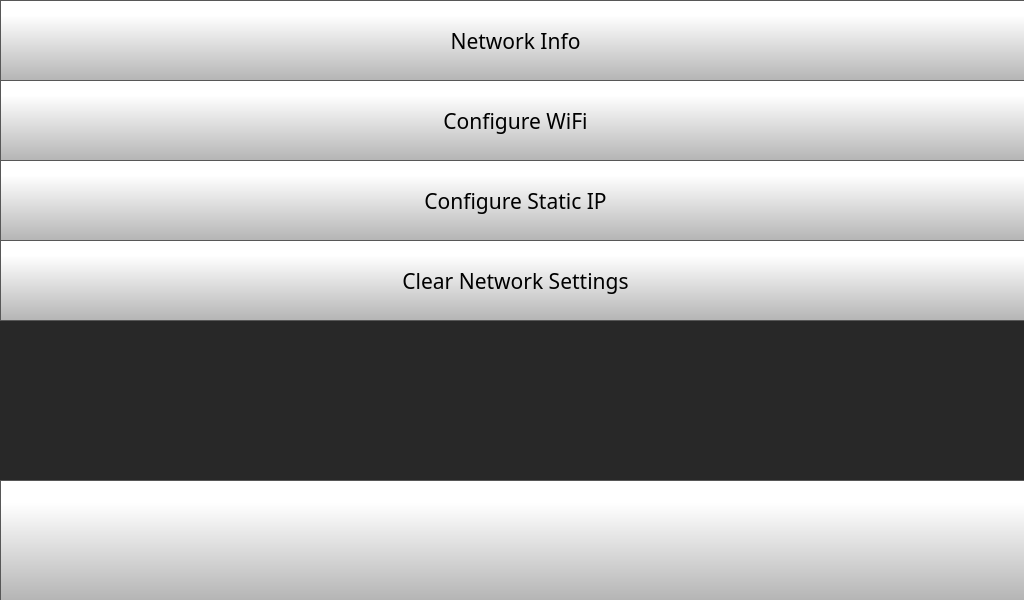
<?xml version="1.0" encoding="UTF-8"?>
<ui version="4.0">
 <class>network_settings</class>
 <widget class="QWidget" name="network_settings">
  <property name="geometry">
   <rect>
    <x>0</x>
    <y>0</y>
    <width>1024</width>
    <height>600</height>
   </rect>
  </property>
  <property name="windowTitle">
   <string>Form</string>
  </property>
  <widget class="QStackedWidget" name="stackedWidget">
   <property name="geometry">
    <rect>
     <x>0</x>
     <y>0</y>
     <width>1024</width>
     <height>600</height>
    </rect>
   </property>
   <property name="styleSheet">
    <string notr="true">background-color: rgb(40, 40, 40);</string>
   </property>
   <property name="currentIndex">
    <number>0</number>
   </property>
   <widget class="QWidget" name="networkSettingsPage">
    <widget class="QPushButton" name="networkInfoButton">
     <property name="geometry">
      <rect>
       <x>0</x>
       <y>0</y>
       <width>1031</width>
       <height>81</height>
      </rect>
     </property>
     <property name="minimumSize">
      <size>
       <width>0</width>
       <height>70</height>
      </size>
     </property>
     <property name="font">
      <font>
       <family>Gotham</family>
       <pointsize>16</pointsize>
      </font>
     </property>
     <property name="styleSheet">
      <string notr="true">QPushButton {
     border: 1px solid rgb(87, 87, 87);
	background-color: qlineargradient(spread:pad, x1:0, y1:1, x2:0, y2:0.188, stop:0 rgba(180, 180, 180, 255), stop:1 rgba(255, 255, 255, 255));


}

QPushButton:pressed {
    background-color: qlineargradient(x1: 0, y1: 0, x2: 0, y2: 1,
                                      stop: 0 #dadbde, stop: 1 #f6f7fa);
}

QPushButton:flat {
    border: none; /* no border for a flat push button */
}

QPushButton:default {
    border-color: navy; /* make the default button prominent */
}

QPushButton:focus {
	outline: none;
}</string>
     </property>
     <property name="text">
      <string>Network Info</string>
     </property>
     <property name="iconSize">
      <size>
       <width>40</width>
       <height>40</height>
      </size>
     </property>
    </widget>
    <widget class="QPushButton" name="configureStaticIPButton">
     <property name="geometry">
      <rect>
       <x>0</x>
       <y>160</y>
       <width>1031</width>
       <height>81</height>
      </rect>
     </property>
     <property name="minimumSize">
      <size>
       <width>0</width>
       <height>70</height>
      </size>
     </property>
     <property name="font">
      <font>
       <family>Gotham</family>
       <pointsize>16</pointsize>
      </font>
     </property>
     <property name="styleSheet">
      <string notr="true">QPushButton {
     border: 1px solid rgb(87, 87, 87);
	background-color: qlineargradient(spread:pad, x1:0, y1:1, x2:0, y2:0.188, stop:0 rgba(180, 180, 180, 255), stop:1 rgba(255, 255, 255, 255));


}

QPushButton:pressed {
    background-color: qlineargradient(x1: 0, y1: 0, x2: 0, y2: 1,
                                      stop: 0 #dadbde, stop: 1 #f6f7fa);
}

QPushButton:flat {
    border: none; /* no border for a flat push button */
}

QPushButton:default {
    border-color: navy; /* make the default button prominent */
}

QPushButton:focus {
	outline: none;
}</string>
     </property>
     <property name="text">
      <string>Configure Static IP</string>
     </property>
     <property name="iconSize">
      <size>
       <width>40</width>
       <height>40</height>
      </size>
     </property>
    </widget>
    <widget class="QPushButton" name="networkSettingsBackButton">
     <property name="geometry">
      <rect>
       <x>0</x>
       <y>480</y>
       <width>1031</width>
       <height>121</height>
      </rect>
     </property>
     <property name="minimumSize">
      <size>
       <width>0</width>
       <height>0</height>
      </size>
     </property>
     <property name="font">
      <font>
       <family>Gotham</family>
       <pointsize>16</pointsize>
      </font>
     </property>
     <property name="styleSheet">
      <string notr="true">QPushButton {
     border: 1px solid rgb(87, 87, 87);
	background-color: qlineargradient(spread:pad, x1:0, y1:1, x2:0, y2:0.188, stop:0 rgba(180, 180, 180, 255), stop:1 rgba(255, 255, 255, 255));


}

QPushButton:pressed {
    background-color: qlineargradient(x1: 0, y1: 0, x2: 0, y2: 1,
                                      stop: 0 #dadbde, stop: 1 #f6f7fa);
}

QPushButton:flat {
    border: none; /* no border for a flat push button */
}

QPushButton:default {
    border-color: navy; /* make the default button prominent */
}</string>
     </property>
     <property name="text">
      <string/>
     </property>
     <property name="icon">
      <iconset resource="../../resources/resource.qrc">
       <normaloff>:/Navigation/img/Navigation/arrows-4.png</normaloff>:/Navigation/img/Navigation/arrows-4.png</iconset>
     </property>
     <property name="iconSize">
      <size>
       <width>50</width>
       <height>50</height>
      </size>
     </property>
     <property name="checkable">
      <bool>false</bool>
     </property>
     <property name="autoDefault">
      <bool>false</bool>
     </property>
     <property name="default">
      <bool>false</bool>
     </property>
     <property name="flat">
      <bool>false</bool>
     </property>
    </widget>
    <widget class="QPushButton" name="configureWifiButton">
     <property name="geometry">
      <rect>
       <x>0</x>
       <y>80</y>
       <width>1031</width>
       <height>81</height>
      </rect>
     </property>
     <property name="minimumSize">
      <size>
       <width>0</width>
       <height>70</height>
      </size>
     </property>
     <property name="font">
      <font>
       <family>Gotham</family>
       <pointsize>16</pointsize>
      </font>
     </property>
     <property name="styleSheet">
      <string notr="true">QPushButton {
     border: 1px solid rgb(87, 87, 87);
	background-color: qlineargradient(spread:pad, x1:0, y1:1, x2:0, y2:0.188, stop:0 rgba(180, 180, 180, 255), stop:1 rgba(255, 255, 255, 255));


}

QPushButton:pressed {
    background-color: qlineargradient(x1: 0, y1: 0, x2: 0, y2: 1,
                                      stop: 0 #dadbde, stop: 1 #f6f7fa);
}

QPushButton:flat {
    border: none; /* no border for a flat push button */
}

QPushButton:default {
    border-color: navy; /* make the default button prominent */
}

QPushButton:focus {
	outline: none;
}</string>
     </property>
     <property name="text">
      <string>Configure WiFi</string>
     </property>
     <property name="iconSize">
      <size>
       <width>40</width>
       <height>40</height>
      </size>
     </property>
    </widget>
    <widget class="QPushButton" name="clearNetworkSettingsButton">
     <property name="geometry">
      <rect>
       <x>0</x>
       <y>240</y>
       <width>1031</width>
       <height>81</height>
      </rect>
     </property>
     <property name="minimumSize">
      <size>
       <width>0</width>
       <height>70</height>
      </size>
     </property>
     <property name="font">
      <font>
       <family>Gotham</family>
       <pointsize>16</pointsize>
      </font>
     </property>
     <property name="styleSheet">
      <string notr="true">QPushButton {
     border: 1px solid rgb(87, 87, 87);
	background-color: qlineargradient(spread:pad, x1:0, y1:1, x2:0, y2:0.188, stop:0 rgba(180, 180, 180, 255), stop:1 rgba(255, 255, 255, 255));


}

QPushButton:pressed {
    background-color: qlineargradient(x1: 0, y1: 0, x2: 0, y2: 1,
                                      stop: 0 #dadbde, stop: 1 #f6f7fa);
}

QPushButton:flat {
    border: none; /* no border for a flat push button */
}

QPushButton:default {
    border-color: navy; /* make the default button prominent */
}

QPushButton:focus {
	outline: none;
}</string>
     </property>
     <property name="text">
      <string>Clear Network Settings</string>
     </property>
     <property name="iconSize">
      <size>
       <width>40</width>
       <height>40</height>
      </size>
     </property>
    </widget>
   </widget>
   <widget class="QWidget" name="staticIPSettingsPage">
    <widget class="QPushButton" name="staticIPSettingsCancelButton">
     <property name="geometry">
      <rect>
       <x>400</x>
       <y>360</y>
       <width>411</width>
       <height>121</height>
      </rect>
     </property>
     <property name="font">
      <font>
       <family>Gotham</family>
       <pointsize>16</pointsize>
      </font>
     </property>
     <property name="contextMenuPolicy">
      <enum>Qt::NoContextMenu</enum>
     </property>
     <property name="styleSheet">
      <string notr="true">QPushButton {
     border: 1px solid rgb(87, 87, 87);
	background-color: qlineargradient(spread:pad, x1:0, y1:1, x2:0, y2:0.188, stop:0 rgba(180, 180, 180, 255), stop:1 rgba(255, 255, 255, 255));


}

QPushButton:pressed {
    background-color: qlineargradient(x1: 0, y1: 0, x2: 0, y2: 1,
                                      stop: 0 #dadbde, stop: 1 #f6f7fa);
}

QPushButton:flat {
    border: none; /* no border for a flat push button */
}

QPushButton:default {
    border-color: navy; /* make the default button prominent */
}

QPushButton:focus {
	outline: none;
}</string>
     </property>
     <property name="text">
      <string>Cancel</string>
     </property>
     <property name="iconSize">
      <size>
       <width>50</width>
       <height>50</height>
      </size>
     </property>
    </widget>
    <widget class="QWidget" name="ethStaticSettings" native="true">
     <property name="geometry">
      <rect>
       <x>0</x>
       <y>120</y>
       <width>801</width>
       <height>211</height>
      </rect>
     </property>
     <property name="font">
      <font>
       <pointsize>16</pointsize>
      </font>
     </property>
     <widget class="QPushButton" name="staticIPGatewayKeyboardButton">
      <property name="geometry">
       <rect>
        <x>690</x>
        <y>80</y>
        <width>111</width>
        <height>51</height>
       </rect>
      </property>
      <property name="font">
       <font>
        <family>MS Shell Dlg 2</family>
        <pointsize>16</pointsize>
        <weight>75</weight>
        <bold>true</bold>
       </font>
      </property>
      <property name="contextMenuPolicy">
       <enum>Qt::NoContextMenu</enum>
      </property>
      <property name="styleSheet">
       <string notr="true">QPushButton {
     border: 1px solid rgb(0, 0, 0);
	background-color: qlineargradient(spread:pad, x1:0, y1:1, x2:0, y2:0.188, stop:0 rgba(180, 180, 180, 255), stop:1 rgba(255, 255, 255, 255));


}

QPushButton:pressed {
    background-color: qlineargradient(x1: 0, y1: 0, x2: 0, y2: 1,
                                      stop: 0 #dadbde, stop: 1 #f6f7fa);
}

QPushButton:flat {
    border: none; /* no border for a flat push button */
}

QPushButton:default {
    border-color: navy; /* make the default button prominent */
}

QPushButton:focus {
	outline: none;
}</string>
      </property>
      <property name="text">
       <string>...</string>
      </property>
      <property name="iconSize">
       <size>
        <width>40</width>
        <height>40</height>
       </size>
      </property>
     </widget>
     <widget class="QLabel" name="staticIPGatewayLabel">
      <property name="geometry">
       <rect>
        <x>10</x>
        <y>90</y>
        <width>110</width>
        <height>30</height>
       </rect>
      </property>
      <property name="font">
       <font>
        <family>MS Shell Dlg 2</family>
        <pointsize>16</pointsize>
        <weight>50</weight>
        <bold>false</bold>
       </font>
      </property>
      <property name="contextMenuPolicy">
       <enum>Qt::NoContextMenu</enum>
      </property>
      <property name="styleSheet">
       <string notr="true">color: rgb(255, 255, 255);</string>
      </property>
      <property name="text">
       <string>Gateway</string>
      </property>
     </widget>
     <widget class="QPushButton" name="staticIPKeyboardButton">
      <property name="enabled">
       <bool>true</bool>
      </property>
      <property name="geometry">
       <rect>
        <x>690</x>
        <y>10</y>
        <width>111</width>
        <height>51</height>
       </rect>
      </property>
      <property name="font">
       <font>
        <family>MS Shell Dlg 2</family>
        <pointsize>16</pointsize>
        <weight>75</weight>
        <bold>true</bold>
       </font>
      </property>
      <property name="contextMenuPolicy">
       <enum>Qt::NoContextMenu</enum>
      </property>
      <property name="autoFillBackground">
       <bool>false</bool>
      </property>
      <property name="styleSheet">
       <string notr="true">QPushButton {
     border: 1px solid rgb(0, 0, 0);
	background-color: qlineargradient(spread:pad, x1:0, y1:1, x2:0, y2:0.188, stop:0 rgba(180, 180, 180, 255), stop:1 rgba(255, 255, 255, 255));


}

QPushButton:pressed {
    background-color: qlineargradient(x1: 0, y1: 0, x2: 0, y2: 1,
                                      stop: 0 #dadbde, stop: 1 #f6f7fa);
}

QPushButton:flat {
    border: none; /* no border for a flat push button */
}

QPushButton:default {
    border-color: navy; /* make the default button prominent */
}

QPushButton:focus {
	outline: none;
}</string>
      </property>
      <property name="text">
       <string>...</string>
      </property>
      <property name="iconSize">
       <size>
        <width>40</width>
        <height>40</height>
       </size>
      </property>
     </widget>
     <widget class="QLabel" name="staticIPLabel">
      <property name="geometry">
       <rect>
        <x>10</x>
        <y>20</y>
        <width>151</width>
        <height>30</height>
       </rect>
      </property>
      <property name="font">
       <font>
        <family>MS Shell Dlg 2</family>
        <pointsize>16</pointsize>
        <weight>50</weight>
        <bold>false</bold>
       </font>
      </property>
      <property name="contextMenuPolicy">
       <enum>Qt::NoContextMenu</enum>
      </property>
      <property name="styleSheet">
       <string notr="true">color: rgb(255, 255, 255);</string>
      </property>
      <property name="text">
       <string>IP Address</string>
      </property>
     </widget>
     <widget class="QPushButton" name="staticIPNameServerKeyboardButton">
      <property name="geometry">
       <rect>
        <x>690</x>
        <y>150</y>
        <width>111</width>
        <height>51</height>
       </rect>
      </property>
      <property name="font">
       <font>
        <family>MS Shell Dlg 2</family>
        <pointsize>16</pointsize>
        <weight>75</weight>
        <bold>true</bold>
       </font>
      </property>
      <property name="contextMenuPolicy">
       <enum>Qt::NoContextMenu</enum>
      </property>
      <property name="styleSheet">
       <string notr="true">QPushButton {
     border: 1px solid rgb(0, 0, 0);
	background-color: qlineargradient(spread:pad, x1:0, y1:1, x2:0, y2:0.188, stop:0 rgba(180, 180, 180, 255), stop:1 rgba(255, 255, 255, 255));


}

QPushButton:pressed {
    background-color: qlineargradient(x1: 0, y1: 0, x2: 0, y2: 1,
                                      stop: 0 #dadbde, stop: 1 #f6f7fa);
}

QPushButton:flat {
    border: none; /* no border for a flat push button */
}

QPushButton:default {
    border-color: navy; /* make the default button prominent */
}

QPushButton:focus {
	outline: none;
}</string>
      </property>
      <property name="text">
       <string>...</string>
      </property>
      <property name="iconSize">
       <size>
        <width>40</width>
        <height>40</height>
       </size>
      </property>
     </widget>
     <widget class="QLabel" name="staticIPNameServerLabel">
      <property name="geometry">
       <rect>
        <x>10</x>
        <y>160</y>
        <width>181</width>
        <height>30</height>
       </rect>
      </property>
      <property name="font">
       <font>
        <family>MS Shell Dlg 2</family>
        <pointsize>16</pointsize>
        <weight>50</weight>
        <bold>false</bold>
       </font>
      </property>
      <property name="contextMenuPolicy">
       <enum>Qt::NoContextMenu</enum>
      </property>
      <property name="styleSheet">
       <string notr="true">color: rgb(255, 255, 255);</string>
      </property>
      <property name="text">
       <string>Name Servers</string>
      </property>
     </widget>
    </widget>
    <widget class="QPushButton" name="deleteStaticIPSettingsButton">
     <property name="enabled">
      <bool>true</bool>
     </property>
     <property name="geometry">
      <rect>
       <x>640</x>
       <y>0</y>
       <width>171</width>
       <height>91</height>
      </rect>
     </property>
     <property name="font">
      <font>
       <family>MS Shell Dlg 2</family>
       <pointsize>18</pointsize>
       <weight>75</weight>
       <bold>true</bold>
      </font>
     </property>
     <property name="contextMenuPolicy">
      <enum>Qt::NoContextMenu</enum>
     </property>
     <property name="autoFillBackground">
      <bool>false</bool>
     </property>
     <property name="styleSheet">
      <string notr="true">QPushButton {
     border: 1px solid rgb(0, 0, 0);
	background-color: qlineargradient(spread:pad, x1:0, y1:1, x2:0, y2:0.188, stop:0 rgba(180, 180, 180, 255), stop:1 rgba(255, 255, 255, 255));


}

QPushButton:pressed {
    background-color: qlineargradient(x1: 0, y1: 0, x2: 0, y2: 1,
                                      stop: 0 #dadbde, stop: 1 #f6f7fa);
}

QPushButton:flat {
    border: none; /* no border for a flat push button */
}

QPushButton:default {
    border-color: navy; /* make the default button prominent */
}

QPushButton:focus {
	outline: none;
}</string>
     </property>
     <property name="text">
      <string/>
     </property>
     <property name="icon">
      <iconset resource="../../resources/resource.qrc">
       <normaloff>:/Icons/img/icons/delete.png</normaloff>:/Icons/img/icons/delete.png</iconset>
     </property>
     <property name="iconSize">
      <size>
       <width>40</width>
       <height>40</height>
      </size>
     </property>
    </widget>
    <widget class="QPushButton" name="staticIPSettingsDoneButton">
     <property name="geometry">
      <rect>
       <x>0</x>
       <y>360</y>
       <width>401</width>
       <height>121</height>
      </rect>
     </property>
     <property name="font">
      <font>
       <family>Gotham</family>
       <pointsize>16</pointsize>
      </font>
     </property>
     <property name="contextMenuPolicy">
      <enum>Qt::NoContextMenu</enum>
     </property>
     <property name="styleSheet">
      <string notr="true">QPushButton {
     border: 1px solid rgb(87, 87, 87);
	background-color: qlineargradient(spread:pad, x1:0, y1:1, x2:0, y2:0.188, stop:0 rgba(180, 180, 180, 255), stop:1 rgba(255, 255, 255, 255));


}

QPushButton:pressed {
    background-color: qlineargradient(x1: 0, y1: 0, x2: 0, y2: 1,
                                      stop: 0 #dadbde, stop: 1 #f6f7fa);
}

QPushButton:flat {
    border: none; /* no border for a flat push button */
}

QPushButton:default {
    border-color: navy; /* make the default button prominent */
}

QPushButton:focus {
	outline: none;
}</string>
     </property>
     <property name="text">
      <string>Done</string>
     </property>
     <property name="iconSize">
      <size>
       <width>40</width>
       <height>40</height>
      </size>
     </property>
    </widget>
    <widget class="QComboBox" name="staticIPComboBox">
     <property name="geometry">
      <rect>
       <x>210</x>
       <y>10</y>
       <width>301</width>
       <height>71</height>
      </rect>
     </property>
     <property name="font">
      <font>
       <family>Gotham</family>
       <pointsize>16</pointsize>
      </font>
     </property>
     <property name="contextMenuPolicy">
      <enum>Qt::NoContextMenu</enum>
     </property>
     <property name="styleSheet">
      <string notr="true"> QScrollBar:vertical {
     border: 1px solid black;
border-radius: 5px;
    background-color: rgb(40,40,40);
     width: 60px;
     margin: 67px 0 67px 0;
 }

/* Sets up the color and height of handle */
QScrollBar::handle:vertical {
border-radius: 5px;
background: qlineargradient(spread:pad, x1:0, y1:1, x2:0, y2:0.188, stop:0 rgba(180, 180, 180, 255), stop:1 rgba(255, 255, 255, 255));
min-height: 7px;
}


QScrollBar::add-line:vertical {
     border: 1px solid black;
background: qlineargradient(spread:pad, x1:0, y1:1, x2:0, y2:0.188, stop:0 rgba(180, 180, 180, 255), stop:1 rgba(255, 255, 255, 255));
     height:65px;
border-radius: 5px;
     subcontrol-position: bottom;
     subcontrol-origin: margin;
 }

 QScrollBar::sub-line:vertical {
     border: 1px solid black;
background: qlineargradient(spread:pad, x1:0, y1:1, x2:0, y2:0.188, stop:0 rgba(180, 180, 180, 255), stop:1 rgba(255, 255, 255, 255));
     height: 65px;
border-radius: 5px;
     subcontrol-position: top;
     subcontrol-origin: margin;
 }

QScrollBar::up-arrow:vertical {
 image: url(./templates/img/arrows.png);
    width: 40px;
    height: 40px;
 padding: 5px;
 }
QScrollBar::down-arrow:vertical {
	image: url(:/Navigation/img/Navigation/arrows-5.png);
    width: 40px;
    height: 40px;
 padding: 5px;
 }

/* need this to get rid of crosshatching on scrollbar background */
QScrollBar::add-page:vertical, QScrollBar::sub-page:vertical {
background: none;
}

QComboBox {
border: 1px solid black;
    padding: 0px 18px 0px 3px;
    min-width: 6em;

}

QComboBox::item {
	color: rgb(0, 0, 0);
}

QComboBox:editable {
    background: white;
}

QComboBox:!editable, QComboBox::drop-down:editable {
background: white;
}

/* QComboBox gets the &quot;on&quot; state when the popup is open */
QComboBox:!editable:on, QComboBox::drop-down:editable:on {
background: white;
}


QComboBox::drop-down {
border-left: 1px solid black;
border-right: 1px solid black;
	background-color: qlineargradient(spread:pad, x1:0, y1:1, x2:0, y2:0.188, stop:0 rgba(180, 180, 180, 255), stop:1 rgba(255, 255, 255, 255));
    width: 60px;
     height: 70px;

}

QComboBox::down-arrow {

	image: url(:/Navigation/img/Navigation/arrows-5.png);
width: 30px;
height: 30px;

}


QComboBox QAbstractItemView {
    selection-background-color: rgb(40, 40, 40);
    background: white;
}</string>
     </property>
     <property name="editable">
      <bool>false</bool>
     </property>
     <property name="maxVisibleItems">
      <number>8</number>
     </property>
     <property name="iconSize">
      <size>
       <width>30</width>
       <height>30</height>
      </size>
     </property>
    </widget>
    <widget class="QLabel" name="staticIPINterfaceLabel">
     <property name="geometry">
      <rect>
       <x>20</x>
       <y>30</y>
       <width>171</width>
       <height>30</height>
      </rect>
     </property>
     <property name="font">
      <font>
       <family>MS Shell Dlg 2</family>
       <pointsize>16</pointsize>
       <weight>50</weight>
       <bold>false</bold>
      </font>
     </property>
     <property name="contextMenuPolicy">
      <enum>Qt::NoContextMenu</enum>
     </property>
     <property name="styleSheet">
      <string notr="true">color: rgb(255, 255, 255);</string>
     </property>
     <property name="text">
      <string>Interface</string>
     </property>
    </widget>
   </widget>
   <widget class="QWidget" name="wifiSettingsPage">
    <widget class="QCheckBox" name="hiddenCheckBox">
     <property name="geometry">
      <rect>
       <x>10</x>
       <y>130</y>
       <width>161</width>
       <height>41</height>
      </rect>
     </property>
     <property name="font">
      <font>
       <family>Gotham</family>
       <pointsize>16</pointsize>
      </font>
     </property>
     <property name="styleSheet">
      <string notr="true">QCheckBox {
	color: rgb(255, 255, 255);
}

QCheckBox::indicator {
    width: 25px;
    height: 25px;
}

QCheckBox::indicator:checked {
    image: url(:/Icons/img/icons/check-box.png)
}
QCheckBox::indicator:unchecked {
    image: url(:/Icons/img/icons/blank-check-box.png);
}



</string>
     </property>
     <property name="text">
      <string>Hidden </string>
     </property>
     <property name="iconSize">
      <size>
       <width>40</width>
       <height>40</height>
      </size>
     </property>
     <property name="checked">
      <bool>false</bool>
     </property>
    </widget>
    <widget class="QPushButton" name="wifiSettingsCancelButton">
     <property name="geometry">
      <rect>
       <x>400</x>
       <y>360</y>
       <width>401</width>
       <height>121</height>
      </rect>
     </property>
     <property name="font">
      <font>
       <family>Gotham</family>
       <pointsize>16</pointsize>
      </font>
     </property>
     <property name="styleSheet">
      <string notr="true">QPushButton {
     border: 1px solid rgb(87, 87, 87);
	background-color: qlineargradient(spread:pad, x1:0, y1:1, x2:0, y2:0.188, stop:0 rgba(180, 180, 180, 255), stop:1 rgba(255, 255, 255, 255));


}

QPushButton:pressed {
    background-color: qlineargradient(x1: 0, y1: 0, x2: 0, y2: 1,
                                      stop: 0 #dadbde, stop: 1 #f6f7fa);
}

QPushButton:flat {
    border: none; /* no border for a flat push button */
}

QPushButton:default {
    border-color: navy; /* make the default button prominent */
}

QPushButton:focus {
	outline: none;
}</string>
     </property>
     <property name="text">
      <string>Cancel</string>
     </property>
     <property name="iconSize">
      <size>
       <width>40</width>
       <height>40</height>
      </size>
     </property>
    </widget>
    <widget class="QComboBox" name="wifiSettingsComboBox">
     <property name="geometry">
      <rect>
       <x>0</x>
       <y>70</y>
       <width>701</width>
       <height>51</height>
      </rect>
     </property>
     <property name="font">
      <font>
       <family>Gotham</family>
       <pointsize>16</pointsize>
      </font>
     </property>
     <property name="styleSheet">
      <string notr="true"> QScrollBar:vertical {
     border: 1px solid black;
border-radius: 5px;
    background-color: rgb(40,40,40);
     width: 60px;
     margin: 67px 0 67px 0;
 }

/* Sets up the color and height of handle */
QScrollBar::handle:vertical {
border-radius: 5px;
background: qlineargradient(spread:pad, x1:0, y1:1, x2:0, y2:0.188, stop:0 rgba(180, 180, 180, 255), stop:1 rgba(255, 255, 255, 255));
min-height: 7px;
}


QScrollBar::add-line:vertical {
     border: 1px solid black;
background: qlineargradient(spread:pad, x1:0, y1:1, x2:0, y2:0.188, stop:0 rgba(180, 180, 180, 255), stop:1 rgba(255, 255, 255, 255));
     height:65px;
border-radius: 5px;
     subcontrol-position: bottom;
     subcontrol-origin: margin;
 }

 QScrollBar::sub-line:vertical {
     border: 1px solid black;
background: qlineargradient(spread:pad, x1:0, y1:1, x2:0, y2:0.188, stop:0 rgba(180, 180, 180, 255), stop:1 rgba(255, 255, 255, 255));
     height: 65px;
border-radius: 5px;
     subcontrol-position: top;
     subcontrol-origin: margin;
 }

QScrollBar::up-arrow:vertical {
 image: url(:/Navigation/img/Navigation/arrows.png);
    width: 40px;
    height: 40px;
 padding: 5px;
 }
QScrollBar::down-arrow:vertical {
 image: url(:/Navigation/img/Navigation/arrows-5.png);
    width: 40px;
    height: 40px;
 padding: 5px;
 }

/* need this to get rid of crosshatching on scrollbar background */
QScrollBar::add-page:vertical, QScrollBar::sub-page:vertical {
background: none;
}

QComboBox {
border: 1px solid black;
    padding: 0px 18px 0px 3px;
    min-width: 6em;

}

QComboBox::item {
	color: rgb(0, 0, 0);
}

QComboBox:editable {
    background: white;
}

QComboBox:!editable, QComboBox::drop-down:editable {
background: white;
}

/* QComboBox gets the &quot;on&quot; state when the popup is open */
QComboBox:!editable:on, QComboBox::drop-down:editable:on {
background: white;
}


QComboBox::drop-down {
border-left: 1px solid black;
border-right: 1px solid black;
	background-color: qlineargradient(spread:pad, x1:0, y1:1, x2:0, y2:0.188, stop:0 rgba(180, 180, 180, 255), stop:1 rgba(255, 255, 255, 255));
    width: 60px;
     height: 50px;

}

QComboBox::down-arrow {

image: url(:/Navigation/img/Navigation/arrows-5.png);
width: 30px;
height: 30px;

}


QComboBox QAbstractItemView {
    selection-background-color: rgb(40, 40, 40);
    background: white;
}</string>
     </property>
     <property name="editable">
      <bool>false</bool>
     </property>
     <property name="maxVisibleItems">
      <number>8</number>
     </property>
     <property name="iconSize">
      <size>
       <width>30</width>
       <height>30</height>
      </size>
     </property>
    </widget>
    <widget class="QLabel" name="ssidlabel">
     <property name="geometry">
      <rect>
       <x>0</x>
       <y>0</y>
       <width>461</width>
       <height>51</height>
      </rect>
     </property>
     <property name="font">
      <font>
       <family>Gotham Light</family>
       <pointsize>16</pointsize>
       <weight>50</weight>
       <bold>false</bold>
      </font>
     </property>
     <property name="styleSheet">
      <string notr="true">color: rgb(255, 255, 255);</string>
     </property>
     <property name="text">
      <string>Enter SSID:</string>
     </property>
    </widget>
    <widget class="QPushButton" name="wifiSettingsDoneButton">
     <property name="geometry">
      <rect>
       <x>0</x>
       <y>360</y>
       <width>401</width>
       <height>121</height>
      </rect>
     </property>
     <property name="font">
      <font>
       <family>Gotham</family>
       <pointsize>16</pointsize>
      </font>
     </property>
     <property name="styleSheet">
      <string notr="true">QPushButton {
     border: 1px solid rgb(87, 87, 87);
	background-color: qlineargradient(spread:pad, x1:0, y1:1, x2:0, y2:0.188, stop:0 rgba(180, 180, 180, 255), stop:1 rgba(255, 255, 255, 255));


}

QPushButton:pressed {
    background-color: qlineargradient(x1: 0, y1: 0, x2: 0, y2: 1,
                                      stop: 0 #dadbde, stop: 1 #f6f7fa);
}

QPushButton:flat {
    border: none; /* no border for a flat push button */
}

QPushButton:default {
    border-color: navy; /* make the default button prominent */
}

QPushButton:focus {
	outline: none;
}</string>
     </property>
     <property name="text">
      <string>Done</string>
     </property>
     <property name="iconSize">
      <size>
       <width>40</width>
       <height>40</height>
      </size>
     </property>
    </widget>
    <widget class="QPushButton" name="wifiSettingsSSIDKeyboardButton">
     <property name="geometry">
      <rect>
       <x>700</x>
       <y>70</y>
       <width>101</width>
       <height>51</height>
      </rect>
     </property>
     <property name="font">
      <font>
       <family>Gotham</family>
       <pointsize>16</pointsize>
      </font>
     </property>
     <property name="styleSheet">
      <string notr="true">QPushButton {
     border: 1px solid rgb(0, 0, 0);
	background-color: qlineargradient(spread:pad, x1:0, y1:1, x2:0, y2:0.188, stop:0 rgba(180, 180, 180, 255), stop:1 rgba(255, 255, 255, 255));


}

QPushButton:pressed {
    background-color: qlineargradient(x1: 0, y1: 0, x2: 0, y2: 1,
                                      stop: 0 #dadbde, stop: 1 #f6f7fa);
}

QPushButton:flat {
    border: none; /* no border for a flat push button */
}

QPushButton:default {
    border-color: navy; /* make the default button prominent */
}

QPushButton:focus {
	outline: none;
}</string>
     </property>
     <property name="text">
      <string>...</string>
     </property>
     <property name="iconSize">
      <size>
       <width>40</width>
       <height>40</height>
      </size>
     </property>
    </widget>
    <widget class="QLabel" name="passwordlabel">
     <property name="geometry">
      <rect>
       <x>10</x>
       <y>180</y>
       <width>791</width>
       <height>31</height>
      </rect>
     </property>
     <property name="font">
      <font>
       <family>Gotham Light</family>
       <pointsize>16</pointsize>
       <weight>50</weight>
       <bold>false</bold>
      </font>
     </property>
     <property name="styleSheet">
      <string notr="true">color: rgb(255, 255, 255);</string>
     </property>
     <property name="text">
      <string>Enter Password:</string>
     </property>
    </widget>
   </widget>
   <widget class="QWidget" name="networkInfoPage">
    <widget class="QPushButton" name="networkInfoBackButton">
     <property name="geometry">
      <rect>
       <x>0</x>
       <y>390</y>
       <width>801</width>
       <height>91</height>
      </rect>
     </property>
     <property name="minimumSize">
      <size>
       <width>0</width>
       <height>0</height>
      </size>
     </property>
     <property name="font">
      <font>
       <family>Gotham</family>
       <pointsize>16</pointsize>
      </font>
     </property>
     <property name="styleSheet">
      <string notr="true">QPushButton {
     border: 1px solid rgb(87, 87, 87);
	background-color: qlineargradient(spread:pad, x1:0, y1:1, x2:0, y2:0.188, stop:0 rgba(180, 180, 180, 255), stop:1 rgba(255, 255, 255, 255));


}

QPushButton:pressed {
    background-color: qlineargradient(x1: 0, y1: 0, x2: 0, y2: 1,
                                      stop: 0 #dadbde, stop: 1 #f6f7fa);
}

QPushButton:flat {
    border: none; /* no border for a flat push button */
}

QPushButton:default {
    border-color: navy; /* make the default button prominent */
}</string>
     </property>
     <property name="text">
      <string/>
     </property>
     <property name="icon">
      <iconset resource="../../resources/resource.qrc">
       <normaloff>:/Navigation/img/Navigation/arrows-4.png</normaloff>:/Navigation/img/Navigation/arrows-4.png</iconset>
     </property>
     <property name="iconSize">
      <size>
       <width>50</width>
       <height>50</height>
      </size>
     </property>
     <property name="checkable">
      <bool>false</bool>
     </property>
     <property name="autoDefault">
      <bool>false</bool>
     </property>
     <property name="default">
      <bool>false</bool>
     </property>
     <property name="flat">
      <bool>false</bool>
     </property>
    </widget>
    <widget class="QLabel" name="QRCodeBackground">
     <property name="geometry">
      <rect>
       <x>530</x>
       <y>80</y>
       <width>250</width>
       <height>250</height>
      </rect>
     </property>
     <property name="font">
      <font>
       <pointsize>20</pointsize>
      </font>
     </property>
     <property name="styleSheet">
      <string notr="true">background-color: rgb(255, 255, 255);</string>
     </property>
     <property name="text">
      <string/>
     </property>
    </widget>
    <widget class="QLabel" name="QRCodeLabel">
     <property name="geometry">
      <rect>
       <x>530</x>
       <y>80</y>
       <width>250</width>
       <height>250</height>
      </rect>
     </property>
     <property name="font">
      <font>
       <pointsize>20</pointsize>
      </font>
     </property>
     <property name="styleSheet">
      <string notr="true"/>
     </property>
     <property name="text">
      <string/>
     </property>
     <property name="scaledContents">
      <bool>true</bool>
     </property>
    </widget>
    <widget class="QLabel" name="scanToConnectLabel">
     <property name="geometry">
      <rect>
       <x>530</x>
       <y>50</y>
       <width>171</width>
       <height>26</height>
      </rect>
     </property>
     <property name="font">
      <font>
       <family>Gotham</family>
       <pointsize>12</pointsize>
       <weight>50</weight>
       <bold>false</bold>
      </font>
     </property>
     <property name="styleSheet">
      <string notr="true">color: rgb(255, 255, 255);
background-color: rgba(255, 255, 255, 0);</string>
     </property>
     <property name="text">
      <string>Scan to connenct:</string>
     </property>
    </widget>
    <widget class="QWidget" name="formLayoutWidget">
     <property name="geometry">
      <rect>
       <x>20</x>
       <y>20</y>
       <width>491</width>
       <height>351</height>
      </rect>
     </property>
     <layout class="QFormLayout" name="formLayout_2">
      <item row="0" column="0">
       <widget class="QLabel" name="hostnameLabel">
        <property name="font">
         <font>
          <family>Gotham</family>
          <pointsize>16</pointsize>
          <weight>50</weight>
          <bold>false</bold>
         </font>
        </property>
        <property name="styleSheet">
         <string notr="true">color: rgb(255, 255, 255);
background-color: rgba(255, 255, 255, 0);</string>
        </property>
        <property name="text">
         <string>mDNS URL:</string>
        </property>
       </widget>
      </item>
      <item row="0" column="1">
       <widget class="QLabel" name="hostname">
        <property name="font">
         <font>
          <family>Gotham</family>
          <pointsize>16</pointsize>
          <weight>50</weight>
          <bold>false</bold>
         </font>
        </property>
        <property name="styleSheet">
         <string notr="true">color: rgb(255, 255, 255);
background-color: rgba(255, 255, 255, 0);</string>
        </property>
        <property name="text">
         <string>Hostname:</string>
        </property>
       </widget>
      </item>
      <item row="1" column="0">
       <widget class="QLabel" name="wifiIpLabel">
        <property name="font">
         <font>
          <family>Gotham</family>
          <pointsize>16</pointsize>
          <weight>50</weight>
          <bold>false</bold>
         </font>
        </property>
        <property name="styleSheet">
         <string notr="true">color: rgb(255, 255, 255);
background-color: rgba(255, 255, 255, 0);</string>
        </property>
        <property name="text">
         <string>Wi-Fi MAC:</string>
        </property>
       </widget>
      </item>
      <item row="1" column="1">
       <widget class="QLabel" name="wifiMac">
        <property name="font">
         <font>
          <family>Gotham</family>
          <pointsize>16</pointsize>
          <weight>50</weight>
          <bold>false</bold>
         </font>
        </property>
        <property name="styleSheet">
         <string notr="true">color: rgb(255, 255, 255);
background-color: rgba(255, 255, 255, 0);</string>
        </property>
        <property name="text">
         <string>WiFi:</string>
        </property>
       </widget>
      </item>
      <item row="2" column="0">
       <widget class="QLabel" name="lanIpLabel">
        <property name="font">
         <font>
          <family>Gotham</family>
          <pointsize>16</pointsize>
          <weight>50</weight>
          <bold>false</bold>
         </font>
        </property>
        <property name="styleSheet">
         <string notr="true">color: rgb(255, 255, 255);
background-color: rgba(255, 255, 255, 0);</string>
        </property>
        <property name="text">
         <string>Ethernet MAC:  </string>
        </property>
       </widget>
      </item>
      <item row="2" column="1">
       <widget class="QLabel" name="lanMac">
        <property name="font">
         <font>
          <family>Gotham</family>
          <pointsize>16</pointsize>
          <weight>50</weight>
          <bold>false</bold>
         </font>
        </property>
        <property name="styleSheet">
         <string notr="true">color: rgb(255, 255, 255);
background-color: rgba(255, 255, 255, 0);</string>
        </property>
        <property name="text">
         <string>Ethernet:</string>
        </property>
       </widget>
      </item>
      <item row="4" column="0">
       <widget class="QLabel" name="wifiApLabel">
        <property name="font">
         <font>
          <family>Gotham</family>
          <pointsize>16</pointsize>
          <weight>50</weight>
          <bold>false</bold>
         </font>
        </property>
        <property name="styleSheet">
         <string notr="true">color: rgb(255, 255, 255);
background-color: rgba(255, 255, 255, 0);</string>
        </property>
        <property name="text">
         <string>Wi-Fi AP</string>
        </property>
       </widget>
      </item>
      <item row="4" column="1">
       <widget class="QLabel" name="wifiAp">
        <property name="font">
         <font>
          <family>Gotham</family>
          <pointsize>16</pointsize>
          <weight>50</weight>
          <bold>false</bold>
         </font>
        </property>
        <property name="styleSheet">
         <string notr="true">color: rgb(255, 255, 255);
background-color: rgba(255, 255, 255, 0);</string>
        </property>
        <property name="text">
         <string>WiFi</string>
        </property>
       </widget>
      </item>
      <item row="5" column="0">
       <widget class="QLabel" name="wifiMacLabel">
        <property name="font">
         <font>
          <family>Gotham</family>
          <pointsize>16</pointsize>
          <weight>50</weight>
          <bold>false</bold>
         </font>
        </property>
        <property name="styleSheet">
         <string notr="true">color: rgb(255, 255, 255);
background-color: rgba(255, 255, 255, 0);</string>
        </property>
        <property name="text">
         <string>Wi-Fi IP</string>
        </property>
       </widget>
      </item>
      <item row="5" column="1">
       <widget class="QLabel" name="wifiIp">
        <property name="font">
         <font>
          <family>Gotham</family>
          <pointsize>16</pointsize>
          <weight>50</weight>
          <bold>false</bold>
         </font>
        </property>
        <property name="styleSheet">
         <string notr="true">color: rgb(255, 255, 255);
background-color: rgba(255, 255, 255, 0);</string>
        </property>
        <property name="text">
         <string>WiFi</string>
        </property>
       </widget>
      </item>
      <item row="3" column="0">
       <widget class="QLabel" name="lanMacLabel">
        <property name="font">
         <font>
          <family>Gotham</family>
          <pointsize>16</pointsize>
          <weight>50</weight>
          <bold>false</bold>
         </font>
        </property>
        <property name="styleSheet">
         <string notr="true">color: rgb(255, 255, 255);
background-color: rgba(255, 255, 255, 0);</string>
        </property>
        <property name="text">
         <string>Ethernet IP</string>
        </property>
       </widget>
      </item>
      <item row="3" column="1">
       <widget class="QLabel" name="lanIp">
        <property name="font">
         <font>
          <family>Gotham</family>
          <pointsize>16</pointsize>
          <weight>50</weight>
          <bold>false</bold>
         </font>
        </property>
        <property name="styleSheet">
         <string notr="true">color: rgb(255, 255, 255);
background-color: rgba(255, 255, 255, 0);</string>
        </property>
        <property name="text">
         <string>Ethernet</string>
        </property>
       </widget>
      </item>
     </layout>
    </widget>
   </widget>
  </widget>
 </widget>
 <resources>
  <include location="../../resources/resource.qrc"/>
 </resources>
 <connections/>
</ui>
